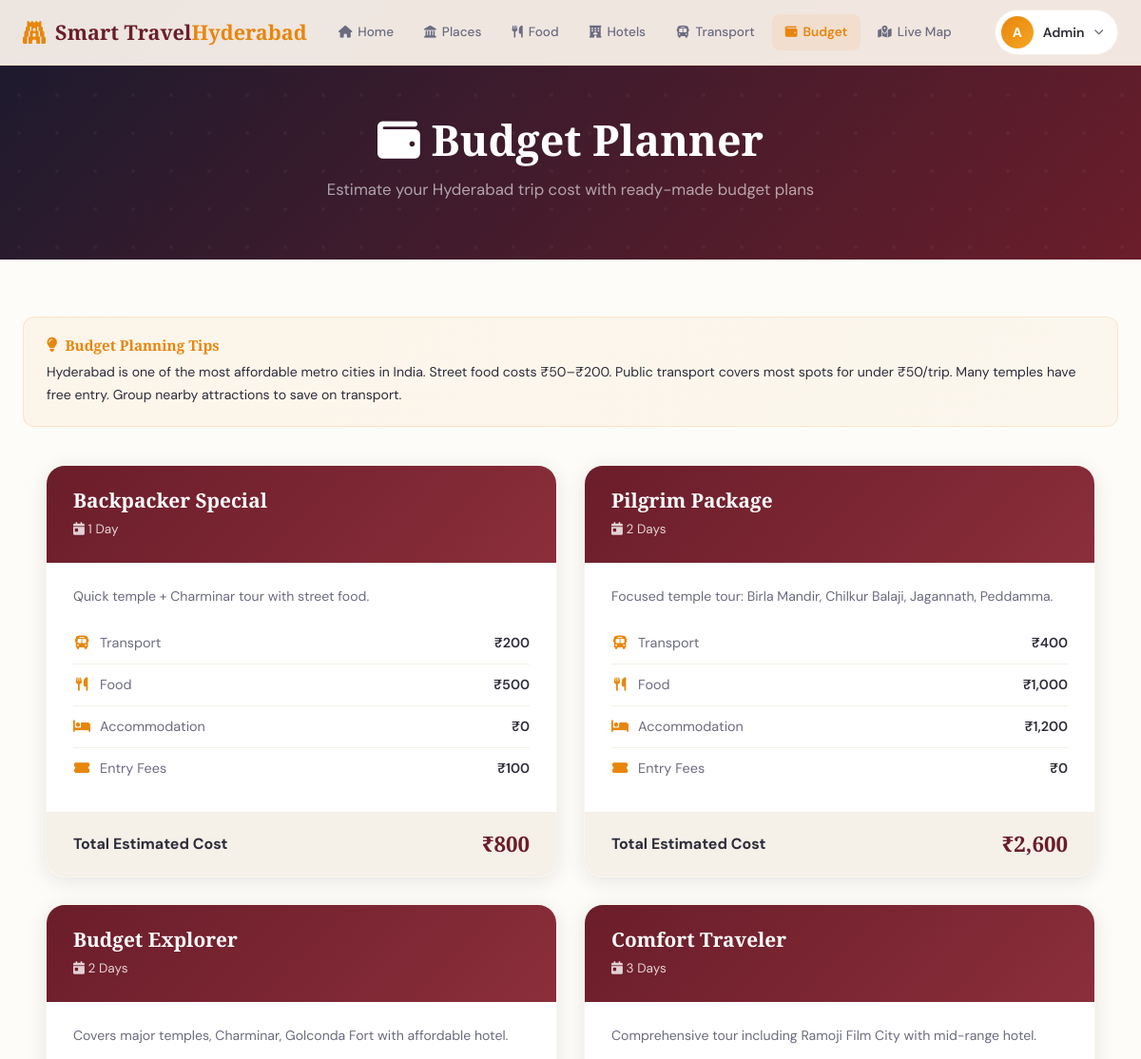
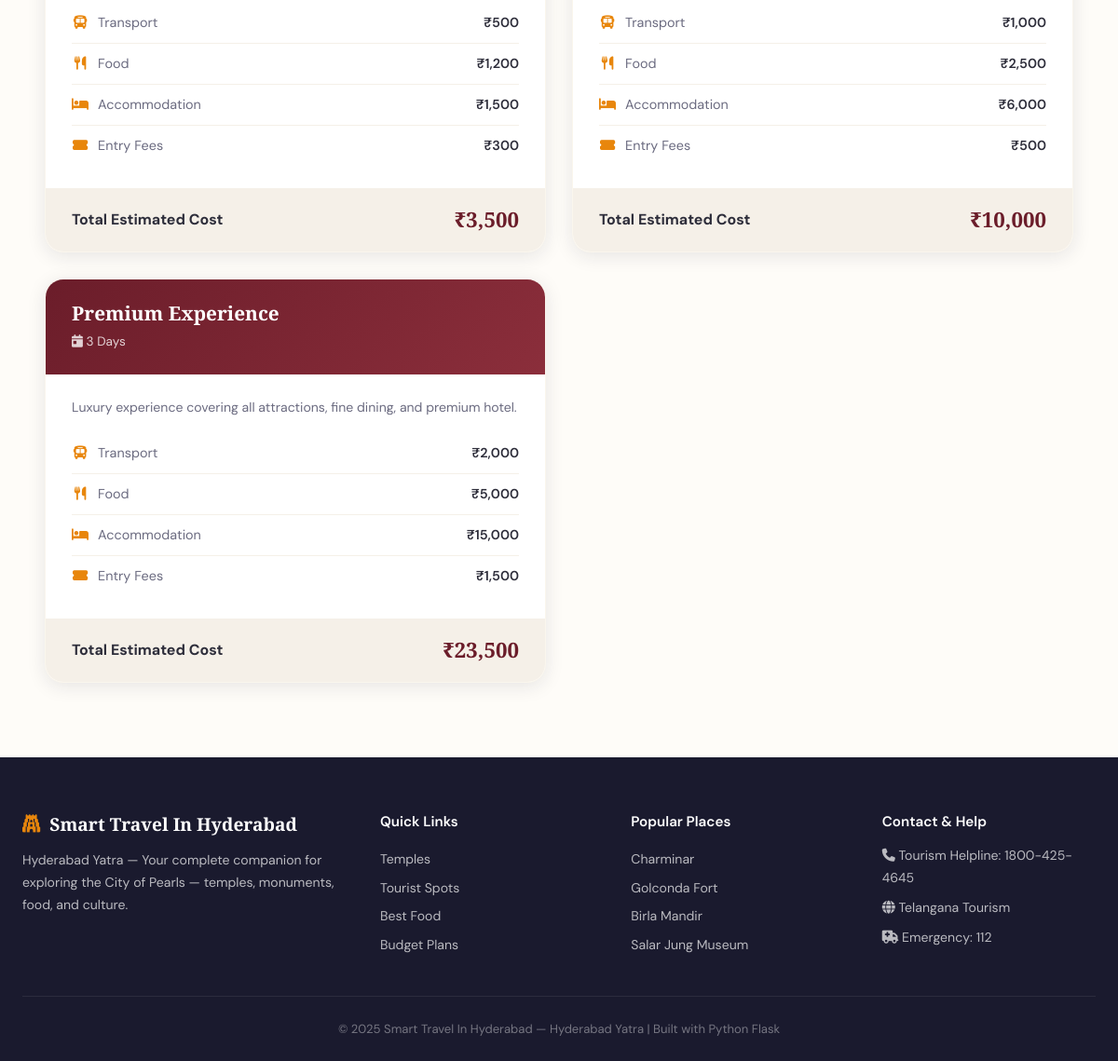
Screenshot of /budget (signed in) with the database file from the repository (2 pictures, top to bottom).
### tables this page shows
CREATE TABLE budget_plans (
            id INTEGER PRIMARY KEY AUTOINCREMENT,
            plan_name TEXT, duration TEXT,
            transport_cost INTEGER, food_cost INTEGER,
            accommodation_cost INTEGER, entry_fees INTEGER,
            total_cost INTEGER, description TEXT
        );

### app.py (the view)
@app.route('/budget')
def budget():
    plans = query_db("SELECT * FROM budget_plans ORDER BY total_cost ASC")
    return render_template('budget.html', plans=plans)

### app.py (called while the page is built)
def get_db():
    conn = sqlite3.connect(DATABASE)
    conn.row_factory = sqlite3.Row
    return conn

def query_db(query, args=(), one=False):
    conn = get_db()
    cur = conn.execute(query, args)
    rv = cur.fetchall()
    conn.close()
    return (rv[0] if rv else None) if one else rv

### templates/budget.html (shortened to what this page needs)
{% extends 'base.html' %}
{% block content %}
<div class="page-header"><h1><i class="fas fa-wallet"></i> Budget Planner</h1><p>Estimate your Hyderabad trip cost with ready-made budget plans</p></div>
<div class="container" style="padding:40px 24px 80px;">
    <div class="tips-box" style="margin-bottom:40px;"><h4><i class="fas fa-lightbulb"></i> Budget Planning Tips</h4><p>Hyderabad is one of the most affordable metro cities in India. Street food costs ₹50–₹200. Public transport covers most spots for under ₹50/trip. Many temples have free entry. Group nearby attractions to save on transport.</p></div>
    <div class="card-grid card-grid-3">
        {% for plan in plans %}
        <div class="budget-card">
            <div class="budget-header"><h3>{{ plan.plan_name }}</h3><span class="duration"><i class="fas fa-calendar-day"></i> {{ plan.duration }}</span></div>
            <div class="budget-body">
                <p style="color:var(--text-light);font-size:0.88rem;margin-bottom:16px;">{{ plan.description }}</p>
                <div class="budget-row"><span class="label"><i class="fas fa-bus"></i> Transport</span><span class="amount">₹{{ "{:,}".format(plan.transport_cost) }}</span></div>
                <div class="budget-row"><span class="label"><i class="fas fa-utensils"></i> Food</span><span class="amount">₹{{ "{:,}".format(plan.food_cost) }}</span></div>
                <div class="budget-row"><span class="label"><i class="fas fa-bed"></i> Accommodation</span><span class="amount">₹{{ "{:,}".format(plan.accommodation_cost) }}</span></div>
                <div class="budget-row"><span class="label"><i class="fas fa-ticket-alt"></i> Entry Fees</span><span class="amount">₹{{ "{:,}".format(plan.entry_fees) }}</span></div>
            </div>
            <div class="budget-total"><span>Total Estimated Cost</span><span class="total-amount">₹{{ "{:,}".format(plan.total_cost) }}</span></div>
        </div>
        {% endfor %}
    </div>
</div>
{% endblock %}

### static/css/style.css (style rules this page uses)
:root { --saffron: #E8860C; --saffron-light: #F5A623; --deep-maroon: #6B1D2A; --royal-blue: #1A365D; --teal: #0D7377; --teal-light: #14919B; --cream: #FFF8F0; --warm-white: #FEFCF8; --pearl: #F5F0E8; --gold: #C9A84C; --dark: #1A1A2E; --text: #2D2D3A; --text-light: #6B6B80; --shadow-sm: 0 2px 8px rgba(26,26,46,0.06); --shadow-md: 0 4px 20px rgba(26,26,46,0.1); --shadow-lg: 0 12px 40px rgba(26,26,46,0.15); --radius: 12px; --radius-lg: 20px; }
* { margin: 0; padding: 0; box-sizing: border-box; }
body { font-family: 'DM Sans', sans-serif; color: var(--text); background: var(--warm-white); line-height: 1.6; overflow-x: hidden; }
h1, h2, h3, h4 { font-family: 'Playfair Display', serif; line-height: 1.2; }
.container { max-width: 1200px; margin: 0 auto; padding: 0 24px; }
.card-grid { display: grid; grid-template-columns: repeat(auto-fill, minmax(320px, 1fr)); gap: 28px; max-width: 1200px; margin: 0 auto; padding: 0 24px; }
.card-grid-3 { grid-template-columns: repeat(auto-fill, minmax(350px, 1fr)); }
.page-header { background: linear-gradient(135deg, var(--dark) 0%, var(--deep-maroon) 100%); padding: 120px 24px 60px; text-align: center; position: relative; overflow: hidden; }
.page-header::before { content: ''; position: absolute; inset: 0; opacity: 0.04; }
.page-header h1 { font-size: 2.8rem; color: white; margin-bottom: 12px; position: relative; }
.page-header p { color: rgba(255,255,255,0.6); font-size: 1.05rem; position: relative; }
.budget-card { background: white; border-radius: var(--radius-lg); overflow: hidden; box-shadow: var(--shadow-md); border: 1px solid rgba(201,168,76,0.1); transition: all 0.3s; }
.budget-header { padding: 24px 28px; background: linear-gradient(135deg, var(--deep-maroon), #8B2E3B); color: white; }
.budget-header h3 { font-size: 1.3rem; margin-bottom: 4px; }
.budget-header .duration { font-size: 0.85rem; opacity: 0.8; }
.budget-body { padding: 24px 28px; }
.budget-row { display: flex; justify-content: space-between; align-items: center; padding: 10px 0; border-bottom: 1px solid var(--pearl); font-size: 0.9rem; }
.budget-row:last-child { border-bottom: none; }
.budget-row .label { display: flex; align-items: center; gap: 10px; color: var(--text-light); }
.budget-row .label i { color: var(--saffron); width: 18px; text-align: center; }
.budget-row .amount { font-weight: 600; color: var(--text); }
.budget-total { display: flex; justify-content: space-between; align-items: center; padding: 16px 28px; background: var(--pearl); font-weight: 700; }
.budget-total .total-amount { font-size: 1.4rem; color: var(--deep-maroon); font-family: 'Playfair Display', serif; }
.tips-box { background: linear-gradient(135deg, rgba(232,134,12,0.06), rgba(201,168,76,0.06)); border: 1px solid rgba(232,134,12,0.15); border-radius: var(--radius); padding: 20px 24px; margin-top: 20px; }
.tips-box h4 { color: var(--saffron); font-size: 0.95rem; margin-bottom: 8px; display: flex; align-items: center; gap: 8px; }
.tips-box p { font-size: 0.88rem; color: var(--text); line-height: 1.7; }

### rows the page displays
budget_plans: plan_name "Backpacker Special", duration "1 Day", description "Quick temple + Charminar tour with street food.", transport_cost "200", food_cost "500", accommodation_cost "0", entry_fees "100", total_cost "800"
budget_plans: plan_name "Pilgrim Package", duration "2 Days", description "Focused temple tour: Birla Mandir, Chilkur Balaji, Jagannath, Peddamma.", transport_cost "400", food_cost "1,000", accommodation_cost "1,200", entry_fees "0", total_cost "2,600"
budget_plans: plan_name "Budget Explorer", duration "2 Days", description "Covers major temples, Charminar, Golconda Fort with affordable hotel.", transport_cost "500", food_cost "1,200", accommodation_cost "1,500", entry_fees "300", total_cost "3,500"
budget_plans: plan_name "Comfort Traveler", duration "3 Days", description "Comprehensive tour including Ramoji Film City with mid-range hotel.", transport_cost "1,000", food_cost "2,500", accommodation_cost "6,000", entry_fees "500", total_cost "10,000"
budget_plans: plan_name "Premium Experience", duration "3 Days", description "Luxury experience covering all attractions, fine dining, and premium hotel.", transport_cost "2,000", food_cost "5,000", accommodation_cost "15,000", entry_fees "1,500", total_cost "23,500"

### other values shown
{{ session.username[0] | upper }} "A"
{{ session.username | capitalize }} "Admin"
